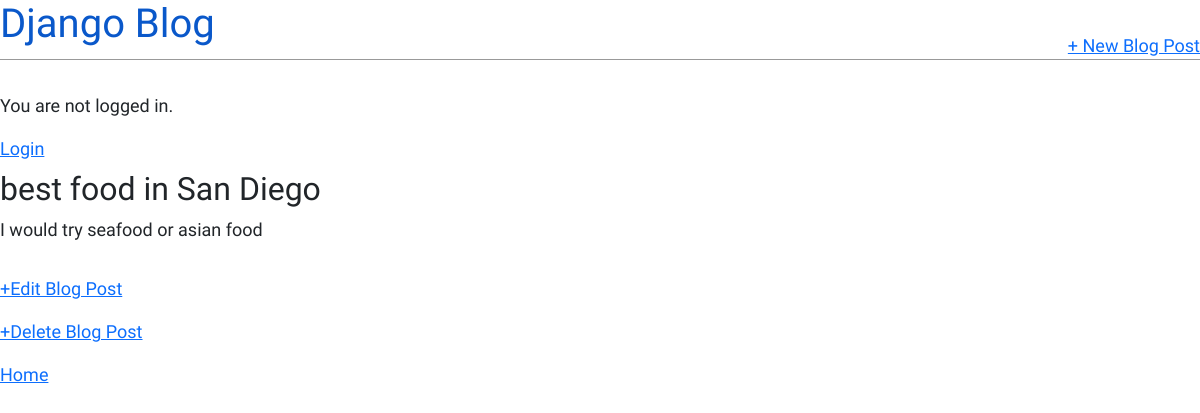
Before: /post/2/ with the older database file.
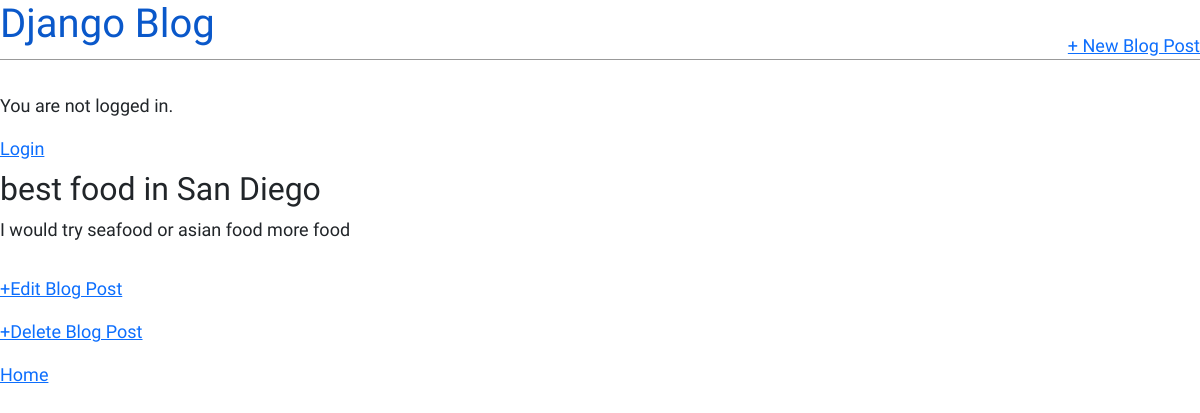
After: the same page with the newer database file.
### blog/models.py (models this page shows, shortened)
class Post(models.Model):
    title = models.CharField(max_length=200)
    author = models.ForeignKey('auth.User', on_delete=models.CASCADE)
    body = models.TextField()

### blog/views.py (the view)
# urls.py: path('post/<int:pk>/', BlogDetailView.as_view(), name='post_detail'),
class BlogDetailView(DetailView):
    model = Post
    template_name = "post_detail.html"

### templates/post_detail.html (shortened to what this page needs)
{% extends 'base.html' %}
{% block content %}
    <div class="post-entry">
        <h2>{{ post.title }}</h2>
        <p>{{ post.body }}</p>
    </div>
    <p><a href="{% url 'post_edit' post.pk %}">+Edit Blog Post</a></p>
    <p><a href="{% url 'post_delete' post.pk %}">+Delete Blog Post</a></p>
    <p><a href="{% url 'home' %}">Home</a></p>
{% endblock content %}

Changed rows visible on the page:
changed Post "best food in San Diego": body "I would try seafood or asian food" → "I would try seafood or asian food more food"
